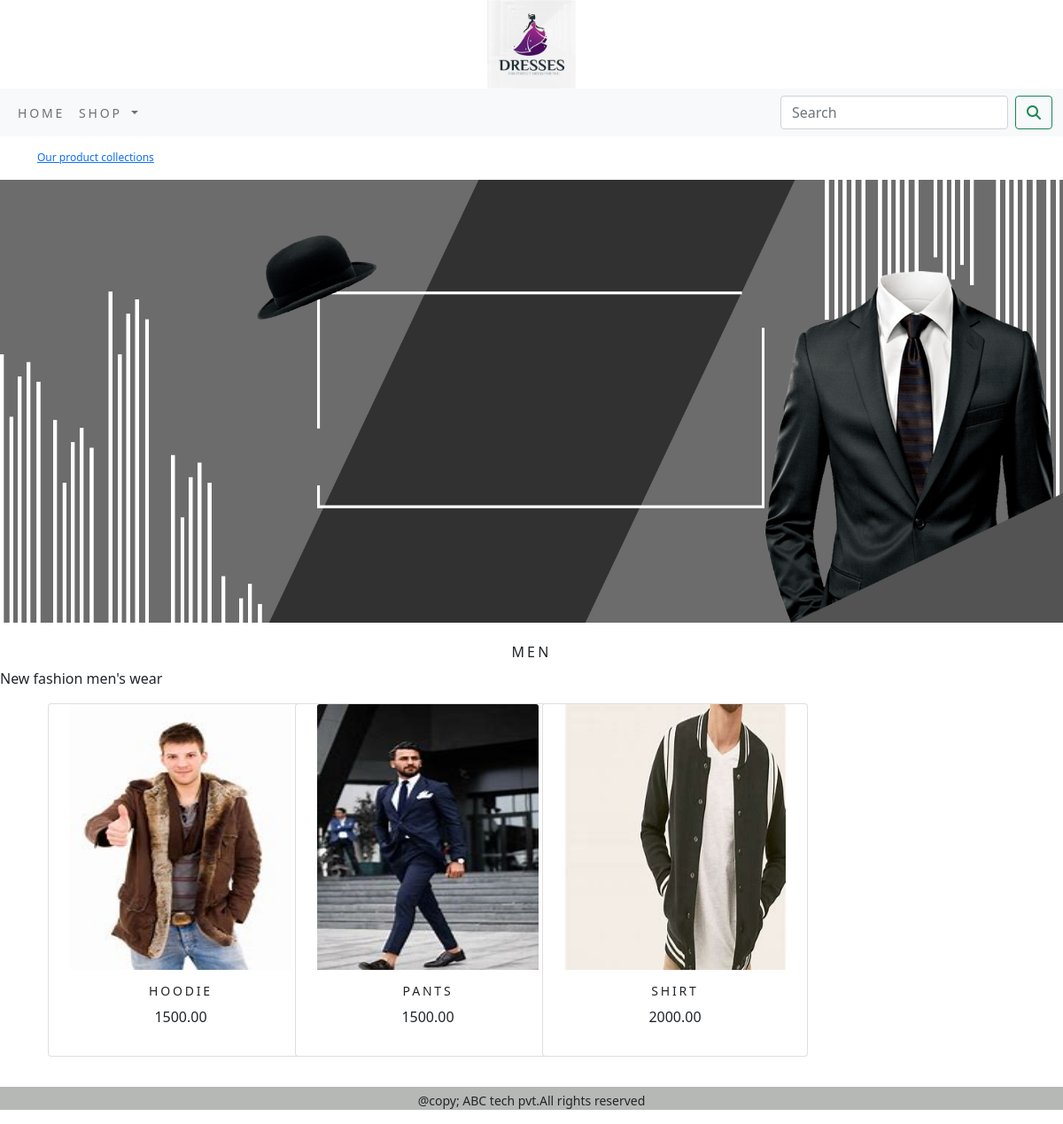
The app's page /men/ with its own data.
### ecommerce_app/models.py (models this page shows, shortened)
class Category(models.Model):
    name = models.CharField(max_length=250, unique=True)
    slug = models.SlugField(max_length=250, unique=True)
    description = models.TextField(blank=True)
    image = models.ImageField(upload_to='category',blank=True)
    class Meta:
        ordering = ('name',)
        verbose_name = 'category'
        verbose_name_plural = 'categories'
    def get_url(self):
        return reverse('ecommerce_app:product_by_category', args=[self.slug])

class Product(models.Model):
    name = models.CharField(max_length=250, unique=True)
    slug = models.SlugField(max_length=250, unique=True)
    description = models.TextField(blank=True)
    price = models.DecimalField(max_digits=10, decimal_places=2)
    category = models.ForeignKey(Category, on_delete=models.CASCADE)
    image = models.ImageField(upload_to="product", blank=True)
    stock=models.IntegerField(default=0)
    available = models.BooleanField(default=True)
    created = models.DateTimeField(auto_now_add=True)
    updated = models.DateTimeField(auto_now=True)
    class Meta:
        ordering = ('name',)
        verbose_name = 'product'
        verbose_name_plural = 'products'
    def get_url(self):
        return reverse('ecommerce_app:product_category_detail', args=[self.category.slug, self.slug])

### ecommerce_app/views.py (the view)
# urls.py: path("",views.allProducts,name="allProducts"),
def allProducts(request,c_slug=None):
    c_page=None
    products_list=None
    if c_slug != None:
        c_page=get_object_or_404(Category,slug=c_slug)
        products_list=Product.objects.all().filter(category=c_page,available=True)
    else:
        products_list=Product.objects.all().filter(available=True)
    paginator=Paginator(products_list,6)
    try:
        page=int(request.GET.get('page','1'))
    except:
        page = 1
    try:
        products=paginator.page(page)
    except (EmptyPage,InvalidPage):
        products=paginator.page(paginator.num_pages)
    return render(request,"category.html",{'category':c_page,'products':products})

### cart/context_processors.py (called while the page is built)
def counter(request):
    item_count=0
    if 'admin' in request.path:
        return {}
    else:
        try:
            cart=Cart.objects.filter(cart_id=_cart_id(request))
            cart_items=CartItem.objects.all().filter(cart=cart[:1])
            for cart_item in cart_items:
                item_count += cart_item.quantity
        except Cart.DoesNotExist:
            item_count=0
    return dict(item_count=item_count)

### cart/views.py (called while the page is built)
def _cart_id(request):
    cart=request.session.session_key
    if not cart:
        cart=request.session.create()
    return cart

### ecommerce_app/context_processors.py (called while the page is built)
def menu_links(request):
    links=Category.objects.all()
    return dict(links=links)

### templates/category.html (shortened to what this page needs)
{% extends 'base.html' %}
{% load static %}
{% block content %}
{% if category %}
    <div class="container" >
        <div class="row my_row_class">
            <div class="mx-auto">
            <p><a href="{% url 'ecommerce_app:allProducts' %}"> Our product collections</a></p>
        </div>
        </div>
    </div>
{% endif %}
<div class="mx-auto">
    {% if category %}
    <img class="my_image" src="{{category.image.url}}" alt="{{category.name}}">
</div>
    <br>
  <div>
      <h1 class="text-center my_title"> {{category.name}}</h1>
      <p class="text-justify">{{category.description}}</p>
  </div>
{% endif %}
<div class="container">
    <div class="row mx-auto">
    {% for product in products.object_list %}
        <div class="my_bottom_margin col-9 col-sm-12 col-md-4 col-lg-3 ">
            <div class="card text-center my_card" style="width: 300px;">
            <a href="{{product.get_url}}"><img class="card-img-top my-image" src="{{product.image.url}}" alt="{{product.name}}" style="width:250px; height:300px;"></a>
            <div class="card-body">
             <h4>{{product.name}}</h4>
               <p>{{product.price}}</p>
            </div>
            </div>
      </div>
        {% endfor %}
    </div>
    <br>
</div>
{% endblock %}

### static/css/custom.css (style rules this page uses)
body { font-family: 'Roboto', sans-serif; }
.my_row_class { padding-top:15px }
.my_row_class .mx-auto { color:red; font-size:12px; }
.my_image { width:100%; height:auto; }
.my_title { font-size:16px; text-transform:uppercase; letter-spacing:.2em; }
.my_bottom_margin { margin-bottom:10px; }
.card-body h4 { font-size:14px; text-transform:uppercase; letter-spacing:.2em; }

### records on screen
Category: image (picture), name "MEN", description "New fashion men's wear"
Product: image (picture), name "HOODIE", price "1500.00"
Product: image (picture), name "PANTS", price "1500.00"
Product: image (picture), name "SHIRT", price "2000.00"
